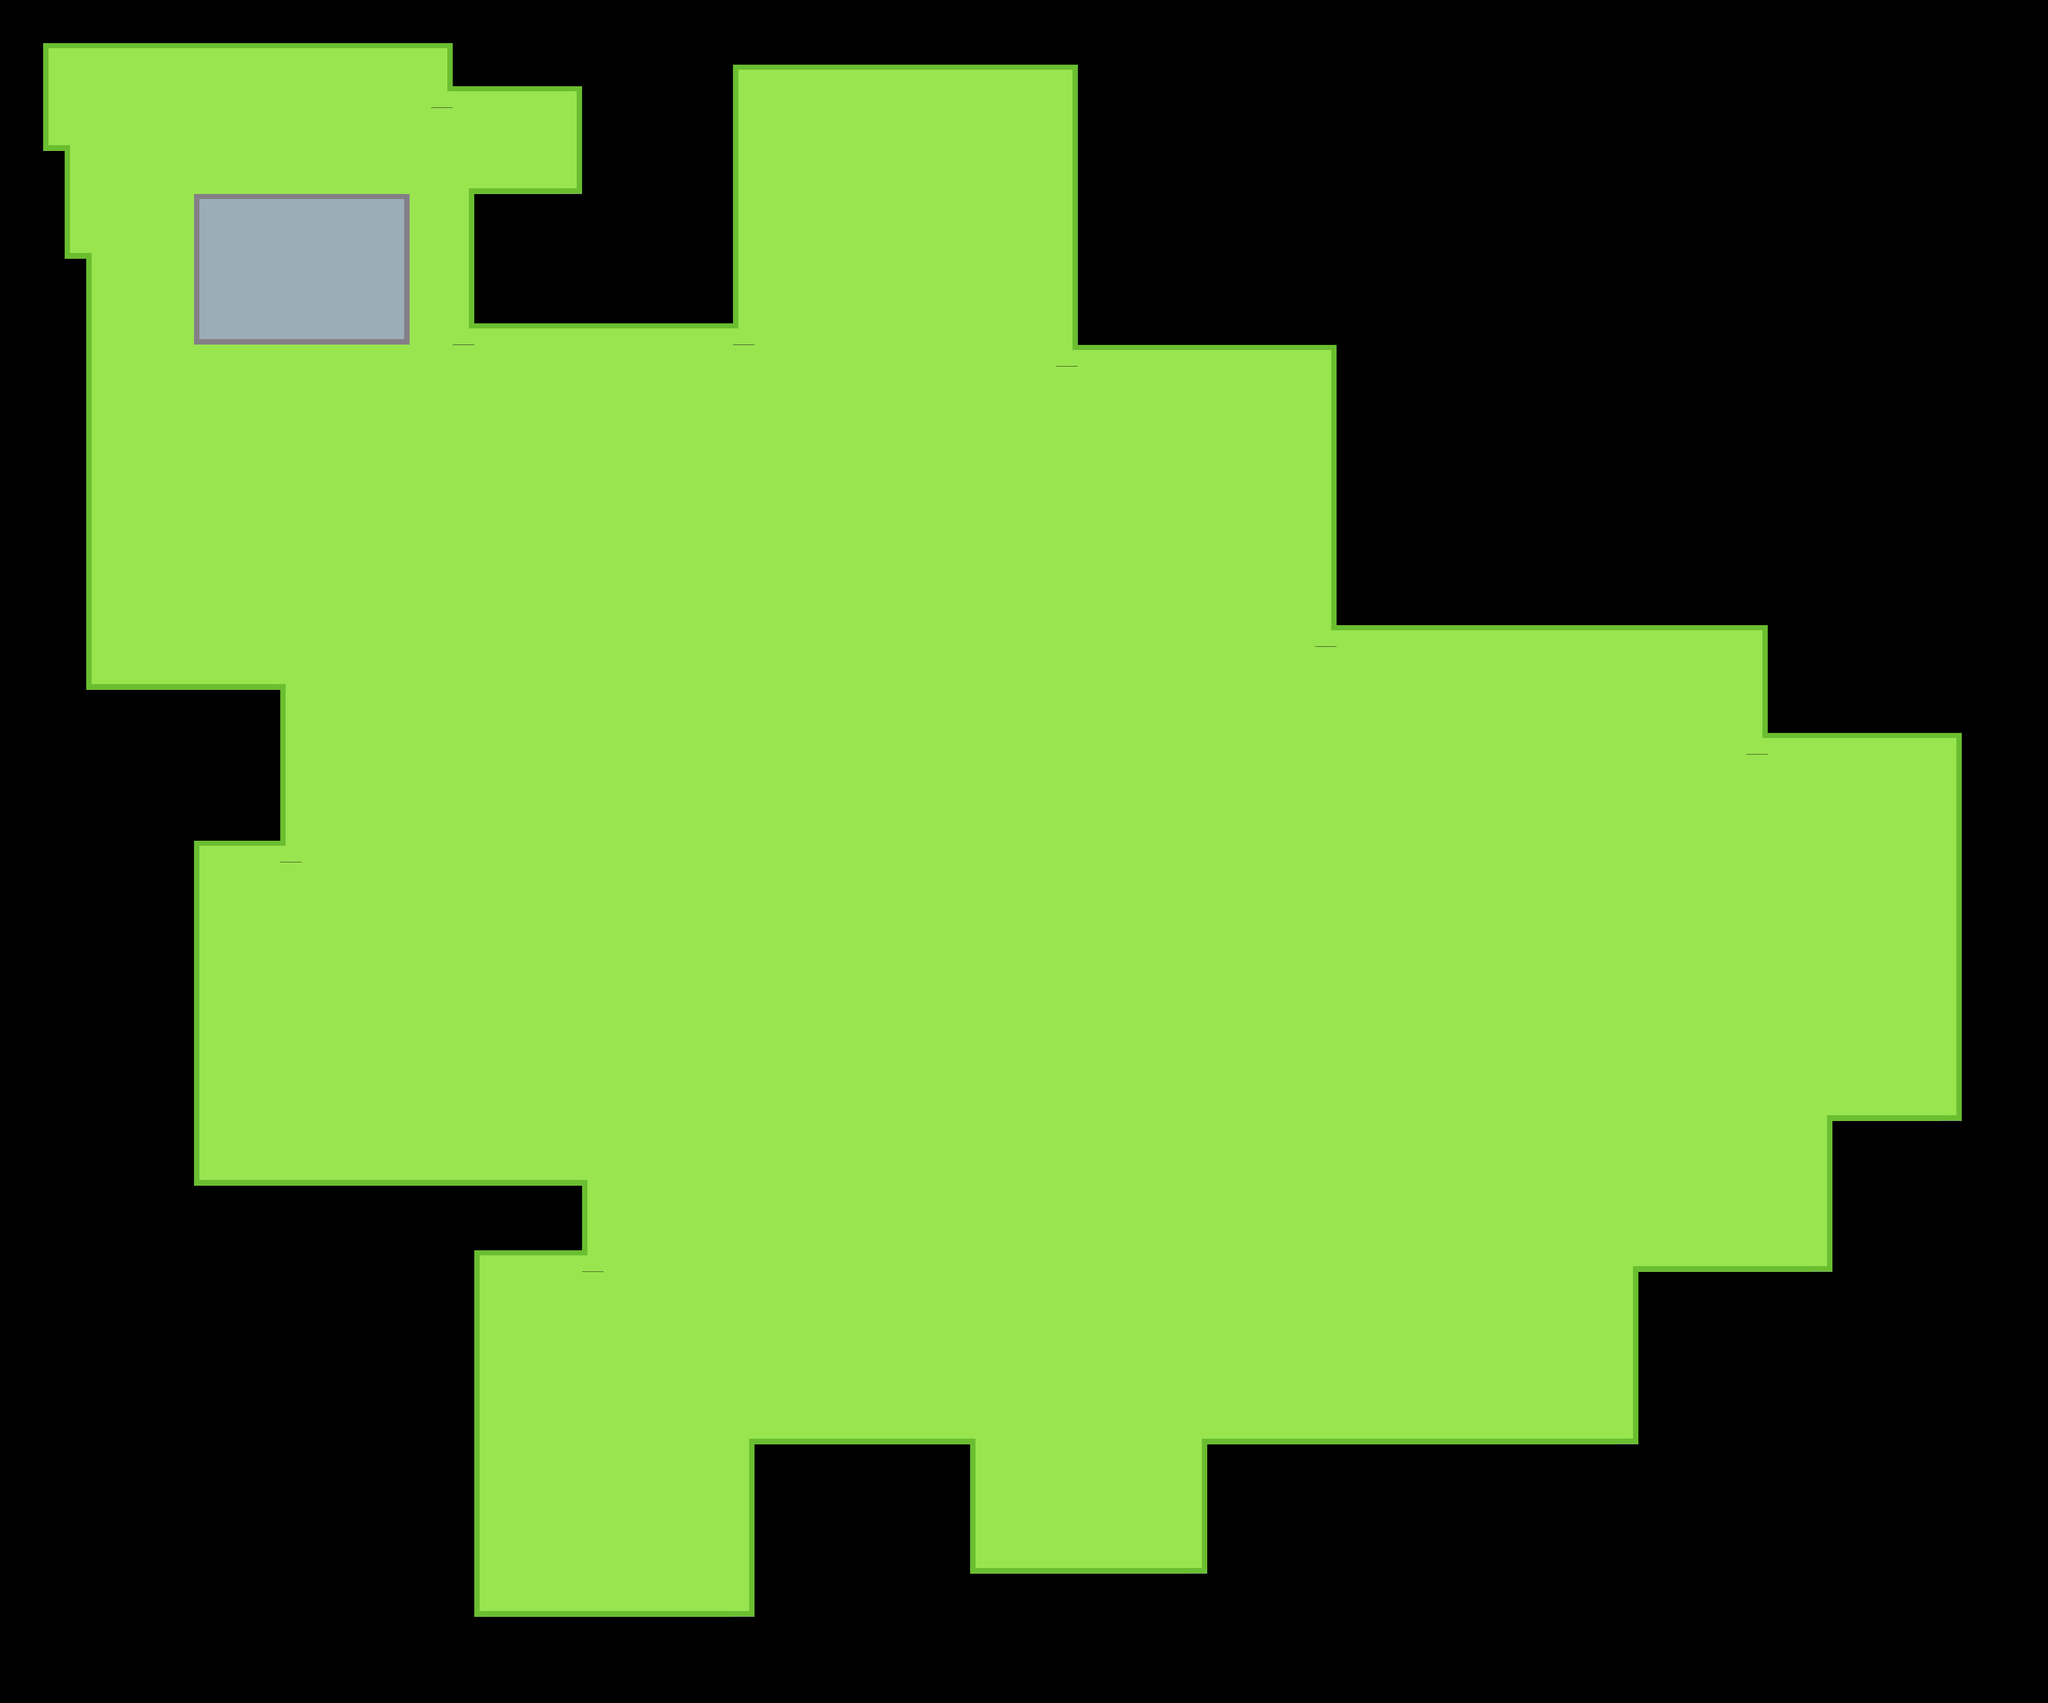

This game map was drawn from its Tiled (.tmx) file and the tilesets committed beside it. A one-line description and the trimmed map source follow:
An orthogonal 95x79 tile map with 64x64 px tiles, 4 tile layers (Map, Edge, Rocks, Deco).

<map version="1.8" tiledversion="1.8.6" orientation="orthogonal" renderorder="left-down" width="95" height="79" tilewidth="64" tileheight="64" infinite="0" nextlayerid="6" nextobjectid="1">
 <tileset firstgid="1" source="../tilesets/newtrevortileset.tsx" />
 <layer id="1" name="Map" width="95" height="79">
  <data>[7505 cells, 4159 non-empty, 13 distinct tile ids]</data>
 </layer>
 <layer id="3" name="Edge" width="95" height="79">
  <data>[7505 cells, 0 non-empty, 0 distinct tile ids]</data>
 </layer>
 <layer id="4" name="Rocks" width="95" height="79">
  <data>[7505 cells, 70 non-empty, 9 distinct tile ids]</data>
 </layer>
 <layer id="5" name="Deco" width="95" height="79">
  <data>[7505 cells, 0 non-empty, 0 distinct tile ids]</data>
 </layer>
</map>